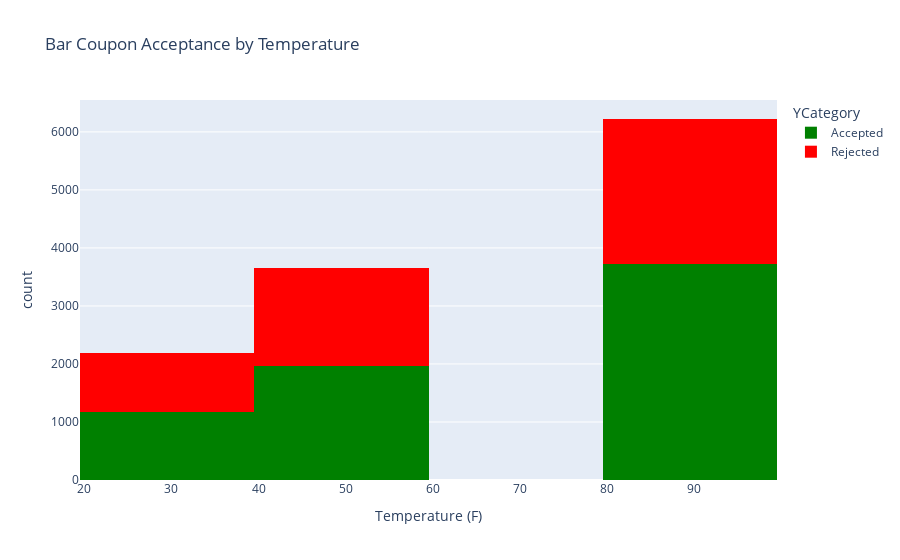

The code cell stored with this chart in its notebook:
### Markdown cell above
6. Use a histogram to visualize the temperature column.

### Code cell
figHist = px.histogram(df, x='temperature', color='YCategory', color_discrete_map=color_map, labels={'temperature': 'Temperature (F)'}, title='Bar Coupon Acceptance by Temperature')
figHist.show()

### Figure 1 — Plotly figure (JSON) as saved in the notebook; plotly's stock layout.template omitted (floating-point values rounded to 4 significant figures; data arrays with more than 128 entries replaced by an {"elided": "..."} marker saying what was removed)
{"data": [{"alignmentgroup": "True", "bingroup": "x", "hovertemplate": "YCategory=Accepted<br>Temperature (F)=%{x}<br>count=%{y}<extra></extra>", "legendgroup": "Accepted", "marker": {"color": "green", "pattern": {"shape": ""}}, "name": "Accepted", "offsetgroup": "Accepted", "orientation": "v", "showlegend": true, "type": "histogram", "x": {"elided": "6877 int values"}, "xaxis": "x", "yaxis": "y"}, {"alignmentgroup": "True", "bingroup": "x", "hovertemplate": "YCategory=Rejected<br>Temperature (F)=%{x}<br>count=%{y}<extra></extra>", "legendgroup": "Rejected", "marker": {"color": "red", "pattern": {"shape": ""}}, "name": "Rejected", "offsetgroup": "Rejected", "orientation": "v", "showlegend": true, "type": "histogram", "x": {"elided": "5202 int values"}, "xaxis": "x", "yaxis": "y"}], "layout": {"barmode": "relative", "legend": {"title": {"text": "YCategory"}, "tracegroupgap": 0}, "title": {"text": "Bar Coupon Acceptance by Temperature"}, "xaxis": {"anchor": "y", "domain": [0, 1], "title": {"text": "Temperature (F)"}}, "yaxis": {"anchor": "x", "domain": [0, 1], "title": {"text": "count"}}}}
